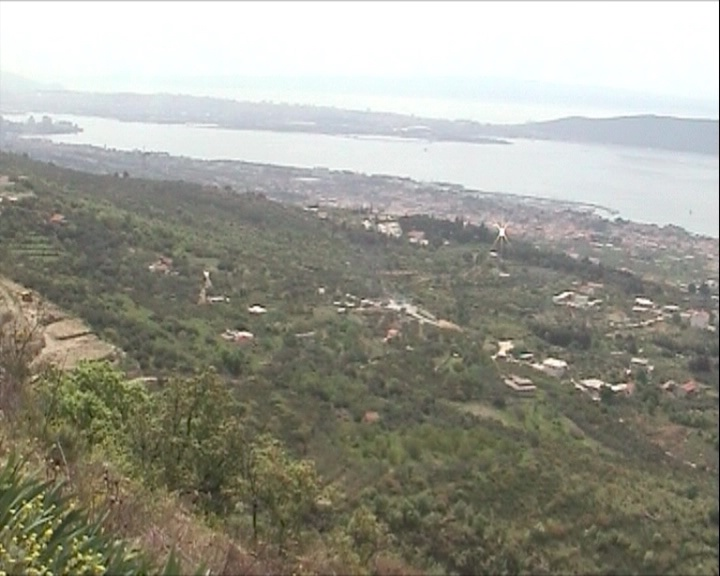
%> input picture (VID SEGM) Smoke3/Frames/Dim0000.jpeg, 720 x 576 px
$ octave --eval "result = rgb2hsi(imread('../(VID SEGM) Smoke3/Frames/Dim0000.jpeg'));"   (GNU Octave 9; MATLAB toolbox functions it lacks are replaced by stand-ins)
%> lines starting %> are read from the running program, lines starting %| are printed output that depends on the picture; in (x1, y1, x2, y2) boxes, pixels count from 0 and x2, y2 are one past the last pixel; in counts of white or black regions, pixels touching at a corner belong together; the program's own positions count from 1
%Question No:10

%Write a MATLAB function which converts an RGB to HSI. Display the Hue
%image, Saturation image and the Intensity image. Histogram equalize the H,
%S and I images and the HSI image. Then convert the HSI image back to RGB.

function [H,S,I] = rgb2hsi(x)
F=im2double(x);
r=F(:,:,1);
g=F(:,:,2);
b=F(:,:,3);
th=acos((0.5*((r-g)+(r-b)))./((sqrt((r-g).^2+(r-b).*(g-b)))+eps));
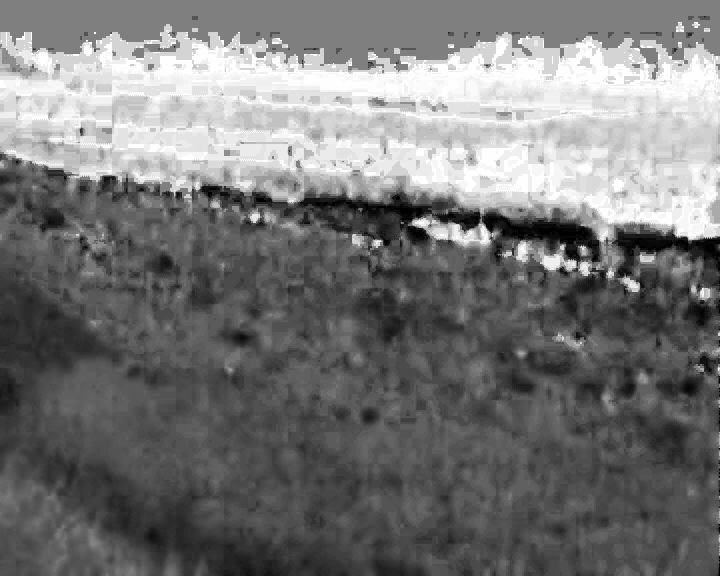
%> th: size 576x720 double; min 7.88e-08, max 3.14, mean 1.48; drawn with min black and max white
H=th;
H(b>g)=2*pi-H(b>g);
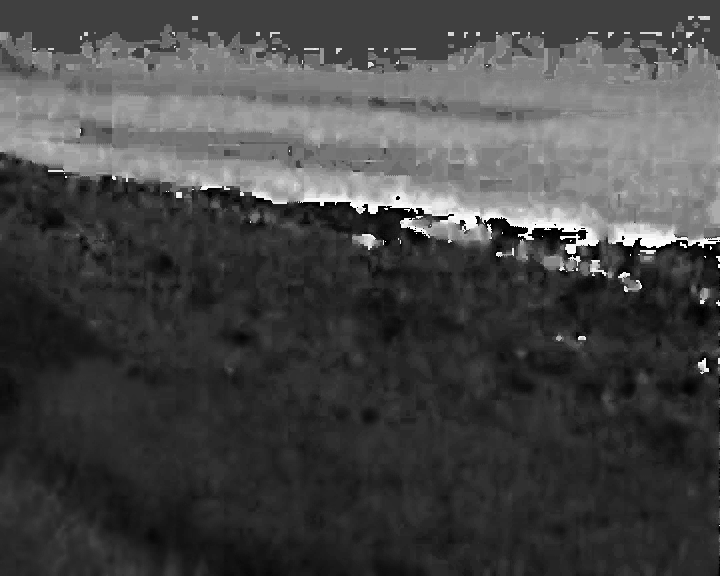
%> H: size 576x720 double; 17.3% of pixels changed, all inside (x1, y1, x2, y2) = (0, 16, 720, 526); drawn with min black and max white
H=H/(2*pi);
S=1-3.*(min(min(r,g),b))./(r+g+b+eps);
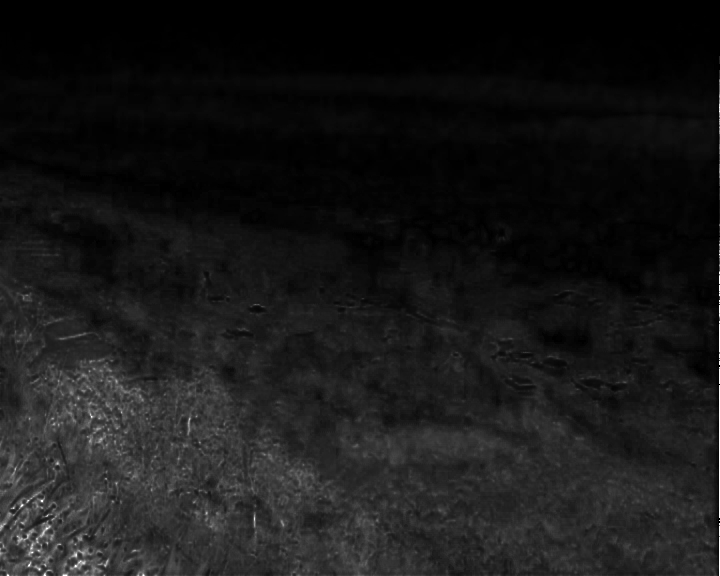
%> S: size 576x720 double; min 0, max 1, mean 0.0951
I=(r+g+b)/3;
hsi=cat(3,H,S,I);
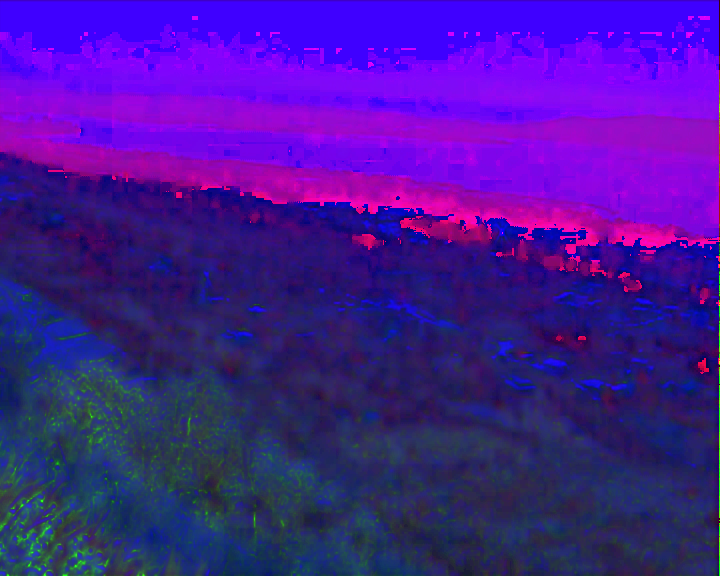
%> hsi: size 576x720x3 double; mean R, G, B 0.275, 0.0951, 0.585
HE=H*2*pi;
HE=histeq(HE);
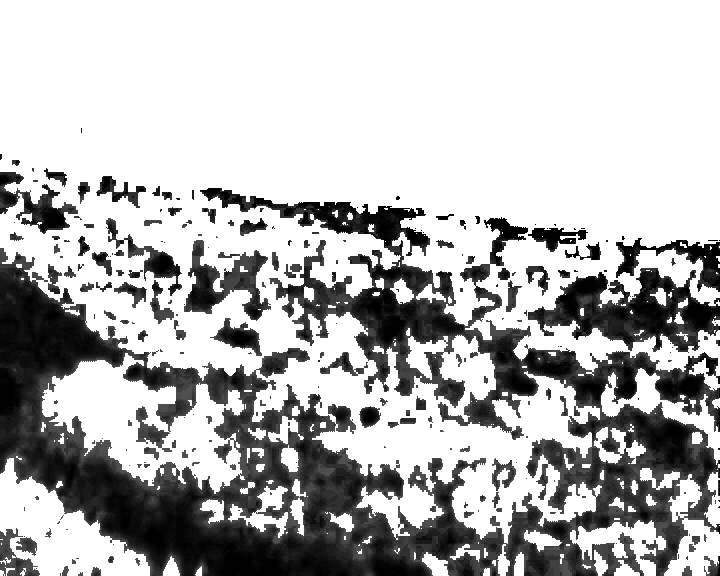
%> HE: size 576x720 double; min 0, max 1, mean 0.718
HE=HE/(2*pi);
SE=histeq(S);
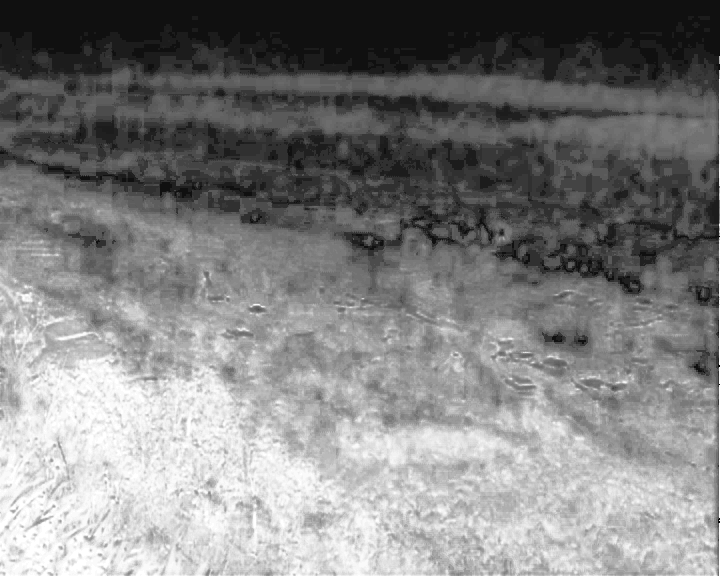
%> SE: size 576x720 double; min 0.0635, max 1, mean 0.505
IE=histeq(I);
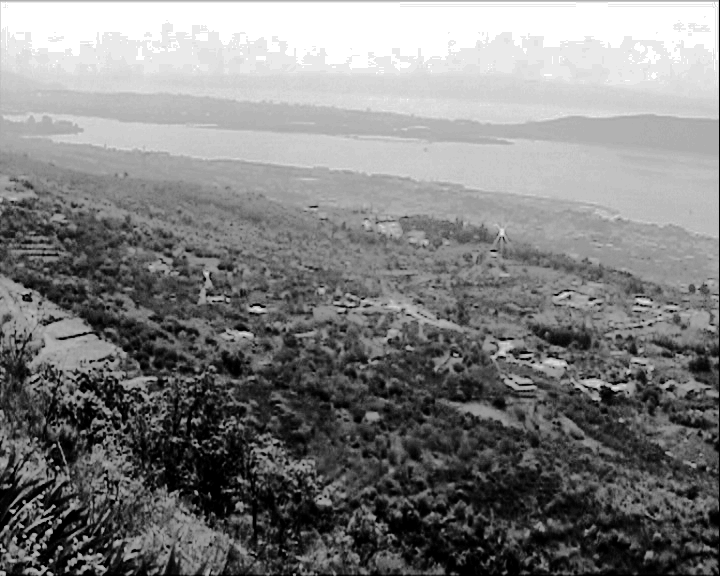
%> IE: size 576x720 double; min 0, max 1, mean 0.499

end
